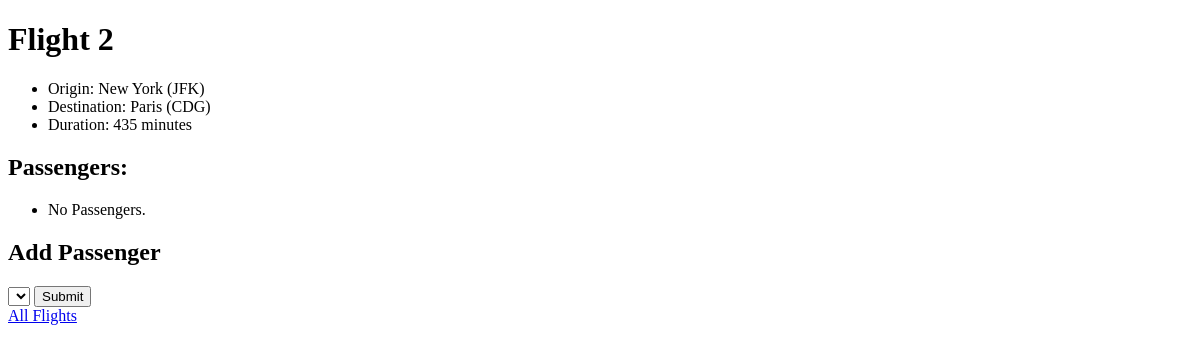
Before: /flights/2 with the older database file.
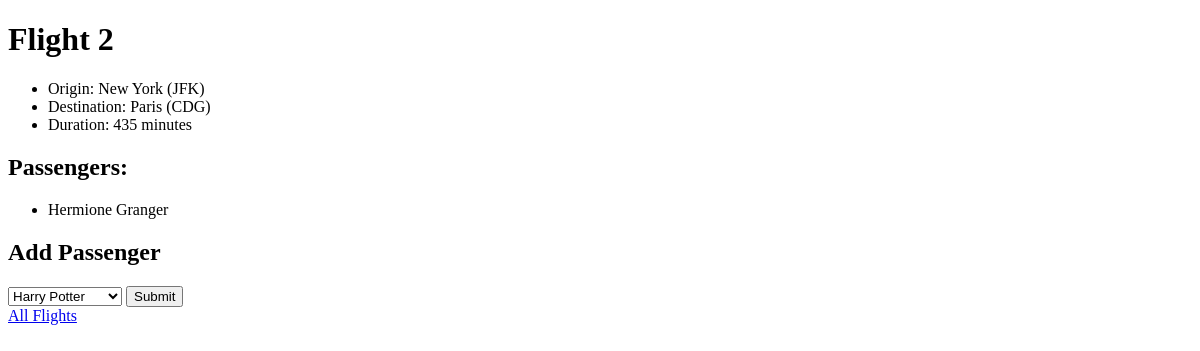
After: the same page with the newer database file.
### flights/models.py (models this page shows)
class Passengers(models.Model):
    first = models.CharField(max_length=64)
    last = models.CharField(max_length=64)
    flights = models.ManyToManyField(Flight, blank=True, related_name="passengers")
    def __str__(self):
        return f"{self.first} {self.last}"

### flights/views.py (the view)
# urls.py: path("<int:flight_id>", views.flight, name="flight"),
def flight(request, flight_id):
    flight = Flight.objects.get(id=flight_id)
    passengers = flight.passengers.all()
    non_passengers = Passengers.objects.exclude(flights=flight).all()
    return render(request, "flights/flight.html", {
        "flight": flight,
        "passengers": passengers,
        "non_passengers": non_passengers
    })

### flights/models.py (called while the page is built)
    def __str__(self):
        return f"{self.city} ({self.code})"

### flights/templates/flights/flight.html (shortened to what this page needs)
{% extends "flights/layout.html" %}
{% block body %}
    <h1>Flight {{ flight.id }}</h1>
    <ul>
        <li>Origin: {{ flight.origin }}</li>
        <li>Destination: {{ flight.destination }}</li>
        <li>Duration: {{ flight.duration }} minutes</li>
    </ul>
    <h2>Passengers:</h2>
    <ul>
        {% for passenger in passengers %}
            <li>{{ passenger }}</li>
        {% empty %}
            <li>No Passengers.</li>
        {% endfor %}
    </ul>
    <h2>Add Passenger</h2>
    <form action="{% url 'book' flight.id %}" method="post">
        <select name="passenger" id="">
            {% for passenger in non_passengers %}
            <option value="{{ passenger.id }}">{{ passenger }}</option>
            {% endfor %}
        </select>
        <input type="submit">
    </form>
    <a href="{% url 'xyz' %}">All Flights</a>
{% endblock%}

Changed rows visible on the page:
added Passengers: first+last "Hermione Granger"
Other visible differences:
form field passenger: (not shown) → "Harry Potter"
text no longer shown: "No Passengers."
